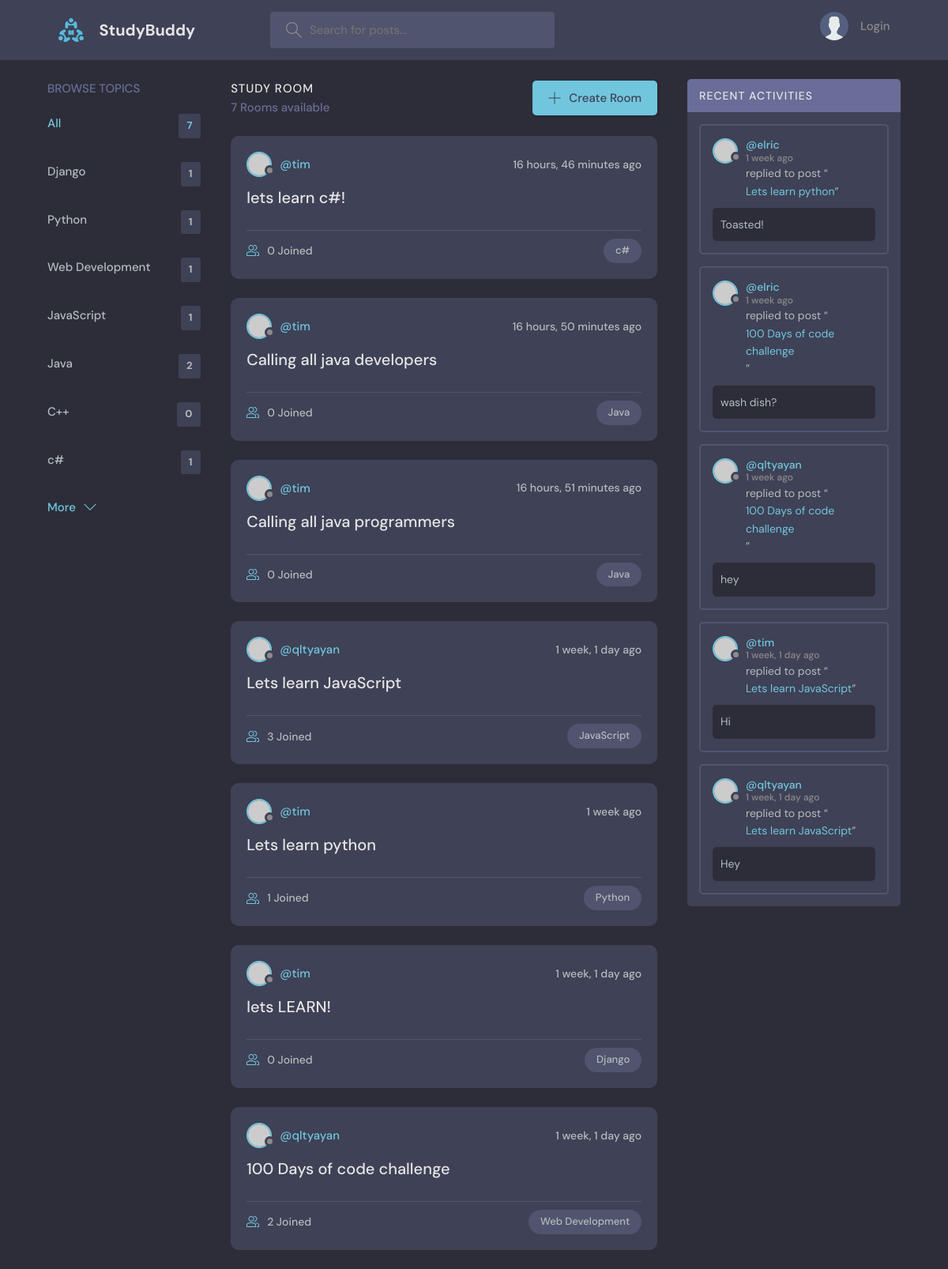
The page / on the database its author committed.
### base/models.py (models this page shows, shortened)
class Topic(models.Model):
    name=models.CharField(max_length=200)

class Room(models.Model):
    host =  models.ForeignKey(User, on_delete = models.SET_NULL, null=True)
    topic = models.ForeignKey(Topic, on_delete = models.SET_NULL, null=True)
    name = models.CharField(max_length=200)
    description = models.TextField(null=True, blank=True)
    participants = models.ManyToManyField(User, related_name='participants', blank=True)
    update = models.DateTimeField(auto_now=True) # will be used in the class Meta
    created = models.DateTimeField(auto_now_add=True) # will be used in the class Meta
    class Meta:
        ordering = ['-update', '-created'] #with "-" means updated order

class Message(models.Model):
    user = models.ForeignKey(User,on_delete=models.CASCADE)
    room =  models.ForeignKey(Room, on_delete=models.CASCADE)
    body = models.TextField()
    update = models.DateTimeField(auto_now=True) # latest update timestamp
    created = models.DateTimeField(auto_now_add=True) # time of creation
    class Meta:
        ordering = ['-update', '-created'] #with "-" means updated order

### base/views.py (the view)
# urls.py: path('', views.home, name='home'),
def home(request):
    q = request.GET.get('q')    if request.GET.get('q') != None else ''
    rooms = Room.objects.filter(
        Q(topic__name__icontains=q) | #used to search with topic name
        Q(name__icontains=q) |          #used to search with user name
        Q(description__icontains=q)  #used to search with description
        )         # This means that the variable rooms will be available in the template as a variable called rooms
    topics = Topic.objects.all()
    room_count = rooms.count()
    room_messages = Message.objects.filter(Q(room__topic__name__icontains=q))
    context = {'rooms': rooms, 'topics':topics, 'room_count':room_count, 'room_messages':room_messages}      # This means that the variable rooms will be available in the template as a variable called rooms
    return render(request, 'base/home.html', context) #context refers to the value of the dictionary

### base/templates/base/home.html (shortened to what this page needs)
{% extends 'main.html' %}
{% block content %}
<main class="layout layout--3">
    <div class="container">
        {% include 'base/topic_components.html' %}
        <div class="roomList">
            <div class="roomList__header">
                <div>
                    <h2>Study Room</h2>
                    <p>{{room_count}} Rooms available</p>
                </div>
                <a class="btn btn--main" href="{% url 'create-room' %}">
                    <svg version="1.1" xmlns="http://www.w3.org/2000/svg" width="32" height="32" viewBox="0 0 32 32">
                        <title>add</title>
                        <path
                            d="M16.943 0.943h-1.885v14.115h-14.115v1.885h14.115v14.115h1.885v-14.115h14.115v-1.885h-14.115v-14.115z">
                        </path>
                    </svg>
                    Create Room
                </a>
            </div>
            {% include 'base/feed_components.html' %}
        </div>
        {% include 'base/activity_components.html'%}
    </div>
</main>
{% endblock content %}

### base/templates/base/topic_components.html
<div class="topics">
    <div class="topics__header">
        <h2>Browse Topics</h2>
    </div>
    <ul class="topics__list">
        <li>
            <a href="{% url 'home' %}}" class="active">All <span>{{topics.count}}</span></a>
        </li>
        {% for topic in topics %}
        <li>
            <a href="{% url 'home' %}?q={{topic.name}}">{{topic.name}} <span>{{topic.room_set.all.count}}</span></a>
        </li>
        {% endfor %}
    </ul>
    <a class="btn btn--link" href="topics.html">
        More
        <svg version="1.1" xmlns="http://www.w3.org/2000/svg" width="32" height="32" viewBox="0 0 32 32">
            <title>chevron-down</title>
            <path d="M16 21l-13-13h-3l16 16 16-16h-3l-13 13z"></path>
        </svg>
    </a>
</div>

### base/templates/base/feed_components.html (shortened to what this page needs)
{% for room in rooms %}
<div class="roomListRoom">
    <div class="roomListRoom__header">
        <a href="{% url 'user-profile' room.id %}" class="roomListRoom__author">
            <div class="avatar avatar--small">
                <img src="https://randomuser.me/api/portraits/women/11.jpg" />
            </div>
            <span>@{{room.host.username}}</span>
        </a>
        <div class="roomListRoom__actions">
            <span>{{room.created|timesince}} ago</span>
        </div>
    </div>
    <div class="roomListRoom__content">
        <a href="{% url 'room' room.id %}">{{room.name}}</a>
    </div>
    <div class="roomListRoom__meta">
        <a href="{% url 'room' room.id %}" class="roomListRoom__joined">
            {{room.participants.all.count}} Joined
        </a>
        <p class="roomListRoom__topic">{{room.topic.name}}</p>
    </div>
</div>
{% endfor %}

### base/templates/base/activity_components.html (shortened to what this page needs)
<div class="activities">
    <div class="activities__header">
        <h2>Recent Activities</h2>
    </div>
    {% for message in room_messages %}
    <div class="activities__box">
        <div class="activities__boxHeader roomListRoom__header">
            <a href="{% url 'user-profile' message.user.id %}" class="roomListRoom__author">
                <div class="avatar avatar--small">
                    <img src="https://randomuser.me/api/portraits/women/11.jpg" />
                </div>
                <p>
                    @{{message.user}}
                    <span>{{message.created|timesince}} ago</span>
                </p>
            </a>
        </div>
        <div class="activities__boxContent">
            <p>replied to post “<a href="{% url 'room' message.room.id %}">{{message.room.name}}</a>”</p>
            <div class="activities__boxRoomContent">
                {{message.body}}
            </div>
        </div>
    </div>
    {% endfor %}
</div>

### rows shown on the page
Topic: name "Django", room_set.all.count "1"
Topic: name "Python", room_set.all.count "1"
Topic: name "Web Development", room_set.all.count "1"
Topic: name "JavaScript", room_set.all.count "1"
Topic: name "Java", room_set.all.count "2"
Topic: name "C++", room_set.all.count "0"
Topic: name "c#", room_set.all.count "1"
Room: host.username "tim", created "16 hours, 46 minutes", name "lets learn c#!", participants.all.count "0", topic.name "c#"
Room: host.username "tim", created "16 hours, 50 minutes", name "Calling all java developers", participants.all.count "0", topic.name "Java"
Room: host.username "tim", created "16 hours, 51 minutes", name "Calling all java programmers", participants.all.count "0", topic.name "Java"
Room: host.username "qltyayan", created "1 week, 1 day", name "Lets learn JavaScript", participants.all.count "3", topic.name "JavaScript"
Room: host.username "tim", created "1 week", name "Lets learn python", participants.all.count "1", topic.name "Python"
Room: host.username "tim", created "1 week, 1 day", name "lets LEARN!", participants.all.count "0", topic.name "Django"
Room: host.username "qltyayan", created "1 week, 1 day", name "100 Days of code challenge", participants.all.count "2", topic.name "Web Development"
Message: user "elric", created "1 week", room.name "Lets learn python", body "Toasted!"
Message: user "elric", created "1 week", room.name "100 Days of code challenge", body "wash dish?"
Message: user "qltyayan", created "1 week", room.name "100 Days of code challenge", body "hey"
Message: user "tim", created "1 week, 1 day", room.name "Lets learn JavaScript", body "Hi"
Message: user "qltyayan", created "1 week, 1 day", room.name "Lets learn JavaScript", body "Hey"

### other values the page prints
{{ topics.count }} "7"
{{ room_count }} "7"
